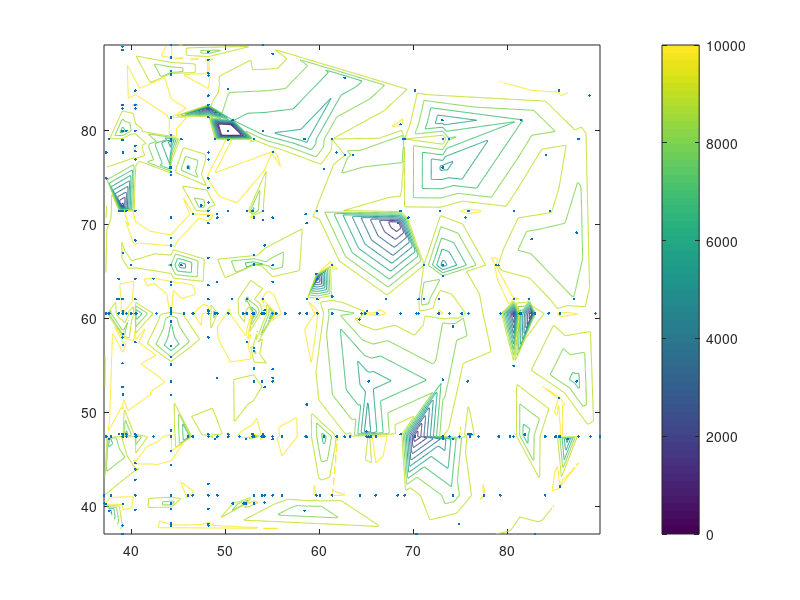
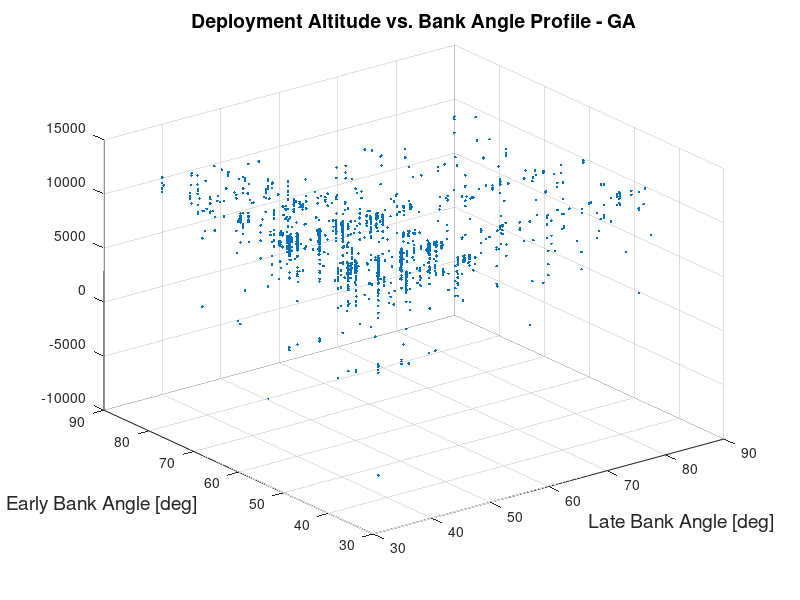
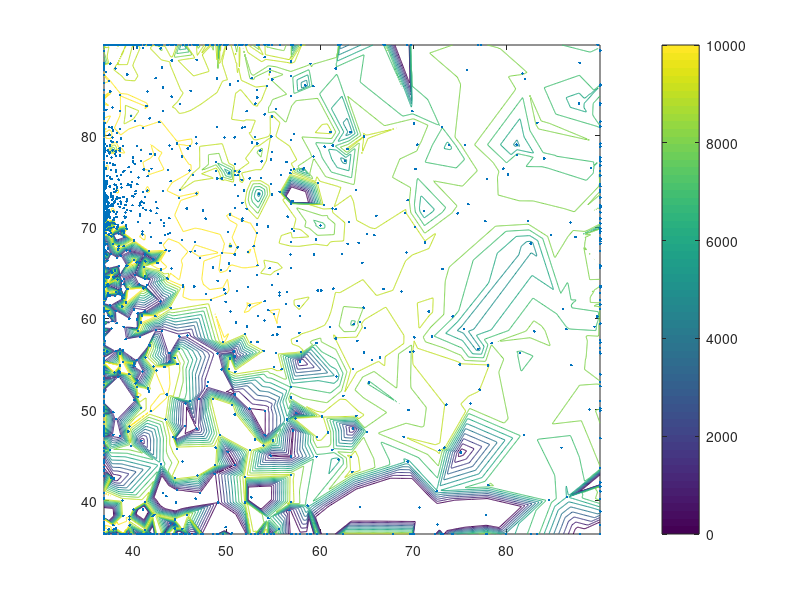
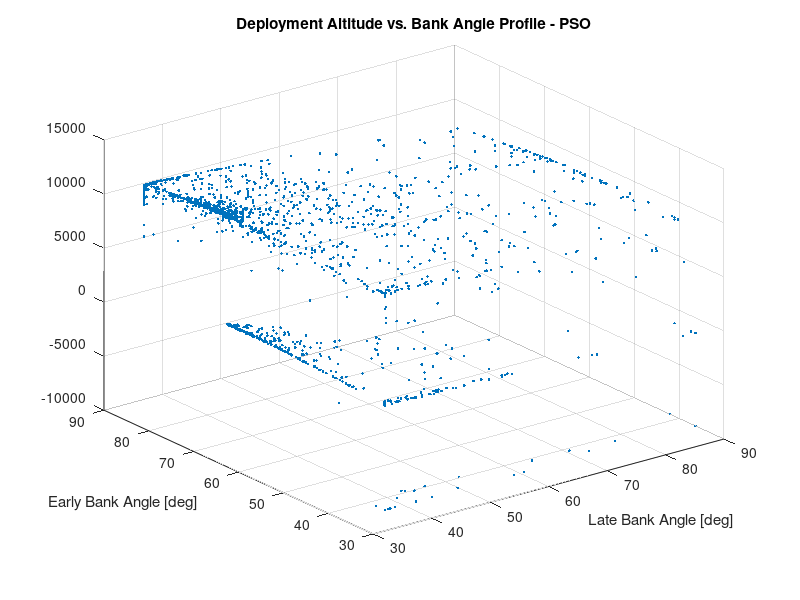

Write MATLAB code to recreate these figures, in order.
function analyze_results

clear all; close all; clc;

step = 0.1;
do_plots = true;
vel_profile = [900.1 2000 5500];
bnk_profile_man = [40 40 68];

%%%%%%%%%%%%%%%%%%
%% POST Results %%
%%%%%%%%%%%%%%%%%%
% Output Best Member Info ------------------------------------------------------
bnk_profile_post = [36.8699 47.0108 50.1487];
fprintf('\n\nBest Solution - POST NPSOL');
fprintf('\n  Deployment Altitude [m]: %g',10286.3);
fprintf('\n  Early Bank Angle [deg]: %g',bnk_profile_post(1));
fprintf('\n  Mid Bank Angle [deg]: %g',bnk_profile_post(2));
fprintf('\n  Late Bank Angle [deg]: %g',bnk_profile_post(3));

%%%%%%%%%%%%%%%%%%%%%%%%%%%%%%%
%% Genetic Algorithm Results %%
%%%%%%%%%%%%%%%%%%%%%%%%%%%%%%%
load('ga_results.mat')

% Plot contour -----------------------------------------------------------------
X = []; Y = []; fit = []; x = []; y = []; z = [];
for counter = 1 : 1 : length(ga.pop(1,1,:))
  x = [x ga.pop(1,:,counter)];
  y = [y ga.pop(2,:,counter)];
  z = [z ga.pop(3,:,counter)];
  fit = [fit ga.fitness(counter,:)];
end

if do_plots
  x_min = min(x);
  x_max = max(x);
  z_min = min(z);
  z_max = max(z);

  xg = [x_min : step : x_max];
  zg = [z_min : step : z_max];

  [X,Z] = meshgrid(xg,zg);
  FIT = griddata(x,z,fit,X,Z);

  figure;
  [c,h] = contour(X,Z,FIT,[0:1000:11000]); colorbar;
  hold on;

  % Plot actual data points
  plot(x,z,'.');

  % Plot Fitness 3-D -------------------------------------------------------------
  figure;
  plot3(x,z,fit,'.'); grid on;
  xlabel('Late Bank Angle [deg]','FontSize',14); ylabel('Early Bank Angle [deg]','FontSize',14);
  title('Deployment Altitude vs. Bank Angle Profile - GA','FontSize',14);
end

% Output Best Member Info ------------------------------------------------------
I_ga = find(fit == max(fit));
I_ga = I_ga(1); % If multiple solutions
fprintf('\n\nBest Member - Genetic Algorithm');
fprintf('\n  Deployment Altitude [m]: %g',fit(I_ga));
fprintf('\n  Early Bank Angle [deg]: %g',z(I_ga));
fprintf('\n  Mid Bank Angle [deg]: %g',y(I_ga));
fprintf('\n  Late Bank Angle [deg]: %g',x(I_ga));
bnk_profile_ga = [x(I_ga) y(I_ga) z(I_ga)];

%%%%%%%%%%%%%%%%%%%
%% Swarm Results %%
%%%%%%%%%%%%%%%%%%%
load('swarm_results.mat');

% Plot contour -----------------------------------------------------------------
X = []; Y = []; fit = []; x = []; y = []; z = [];
for counter = 1 : 1 : length(swarm.current(1,1,:))
  x = [x swarm.current(1,:,counter)];
  y = [y swarm.current(2,:,counter)];
  z = [z swarm.current(3,:,counter)];
  fit = [fit swarm.fitness(counter,:)];
end

if do_plots
  x_min = min(x);
  x_max = max(x);
  z_min = min(z);
  z_max = max(z);

  xg = [x_min : step : x_max];
  zg = [z_min : step : z_max];

  [X,Z] = meshgrid(xg,zg);
  FIT = griddata(x,z,fit,X,Z);

  figure;
  [c,h] = contour(X,Z,FIT,[0:1000:11000]); colorbar;
  hold on;

  % Plot actual data points ------------------------------------------------------
  plot(x,z,'.');

  % Plot Fitness 3-D -------------------------------------------------------------
  figure;
  plot3(x,z,fit,'.'); grid on;
  xlabel('Late Bank Angle [deg]'); ylabel('Early Bank Angle [deg]');
  title('Deployment Altitude vs. Bank Angle Profile - PSO');
end

% Output Best Member Info ------------------------------------------------------
I_swarm = find(fit == max(fit));
I_swarm = I_swarm(1); % If multiple solutions
fprintf('\n\nBest Member - PSO');
fprintf('\n  Deployment Altitude [m]: %g',fit(I_swarm));
fprintf('\n  Early Bank Angle [deg]: %g',z(I_swarm));
fprintf('\n  Mid Bank Angle [deg]: %g',y(I_swarm));
fprintf('\n  Late Bank Angle [deg]: %g\n\n',x(I_swarm));
bnk_profile_swarm = [x(I_swarm) y(I_swarm) z(I_swarm)];

% Plot profile for each best member --------------------------------------------
if do_plots
  figure; hold on; grid on;
  plot(vel_profile,bnk_profile_post,'k');
  plot(vel_profile,bnk_profile_ga,'r');
  plot(vel_profile,bnk_profile_swarm,'b');
  plot(vel_profile,bnk_profile_man,'color',[0 0.5 0]);
  legend('NPSOL','GA','PSO','Manual','Location','NorthWest');
  xlabel('Relative Velocity [m/s]','FontSize',14); ylabel('Bank Angle [deg]','FontSize',14);
%   title('Manual Optimized Bank Profile','FontSize',14);
  title('Optimized Bank Profiles','FontSize',14);
  axis([500 5500 35 75]);
end





